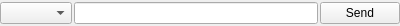
<?xml version="1.0" encoding="UTF-8"?>
<ui version="4.0">
 <class>ReqFirstLineWidget</class>
 <widget class="QWidget" name="ReqFirstLineWidget">
  <property name="geometry">
   <rect>
    <x>0</x>
    <y>0</y>
    <width>400</width>
    <height>26</height>
   </rect>
  </property>
  <property name="sizePolicy">
   <sizepolicy hsizetype="Expanding" vsizetype="Expanding">
    <horstretch>0</horstretch>
    <verstretch>0</verstretch>
   </sizepolicy>
  </property>
  <property name="windowTitle">
   <string>Form</string>
  </property>
  <layout class="QHBoxLayout" name="horizontalLayout_2">
   <property name="spacing">
    <number>0</number>
   </property>
   <property name="leftMargin">
    <number>0</number>
   </property>
   <property name="topMargin">
    <number>0</number>
   </property>
   <property name="rightMargin">
    <number>0</number>
   </property>
   <property name="bottomMargin">
    <number>0</number>
   </property>
   <item>
    <layout class="QHBoxLayout" name="horizontalLayout">
     <property name="spacing">
      <number>2</number>
     </property>
     <item>
      <widget class="QComboBox" name="cbMethods"/>
     </item>
     <item>
      <widget class="QLineEdit" name="editURI"/>
     </item>
     <item>
      <widget class="QPushButton" name="btSend">
       <property name="text">
        <string>Send</string>
       </property>
      </widget>
     </item>
    </layout>
   </item>
  </layout>
 </widget>
 <resources/>
 <connections/>
</ui>
